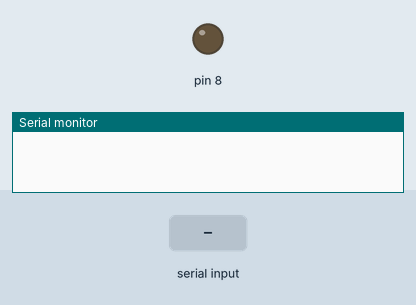
Recording of a sketch running on a simulated Arduino Uno, built with avr-gcc and run on an emulated ATmega328P. Parts: output pins drawn as LEDs (lit = HIGH), the last lines printed to the serial monitor. The test bench sets the inputs (shaded band).

Above: at 1.2 s.
1.3 s: "F" received over Serial
At 2.4 s:
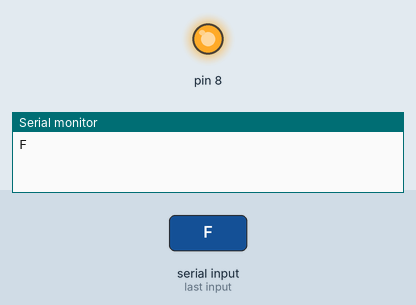
2.8 s: "S" received over Serial
At 3.5 s:
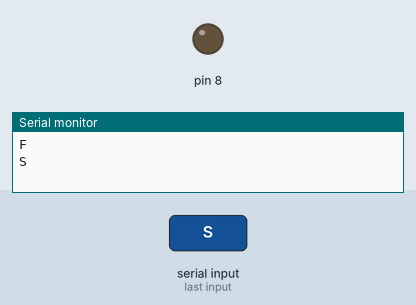
Timing chart, 0 to 5.8 s (numbered marks = the images above; inputs shaded):
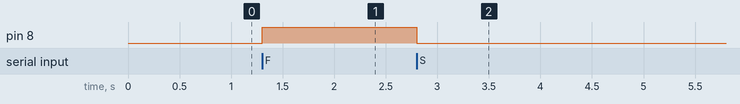

The sketch:

diyo.ino
```cpp
char value;

void setup() {
  pinMode(8, OUTPUT);
  Serial.begin(9600);
}
void relay_on() {
  digitalWrite(8, HIGH);
}
void relay_off() {
  digitalWrite(8, LOW);
}


void loop() {
  if (Serial.available() > 0) {

    value = Serial.read();
    Serial.println(value);
    if (value == 'F') {
      relay_on();
    }
  }
  if (value == 'S') {
    relay_off();
  }
}
```

Measured:
- after the input at 1.3 s, pin 8: LOW → HIGH at once
- after the input at 2.8 s, pin 8: HIGH → LOW at once
